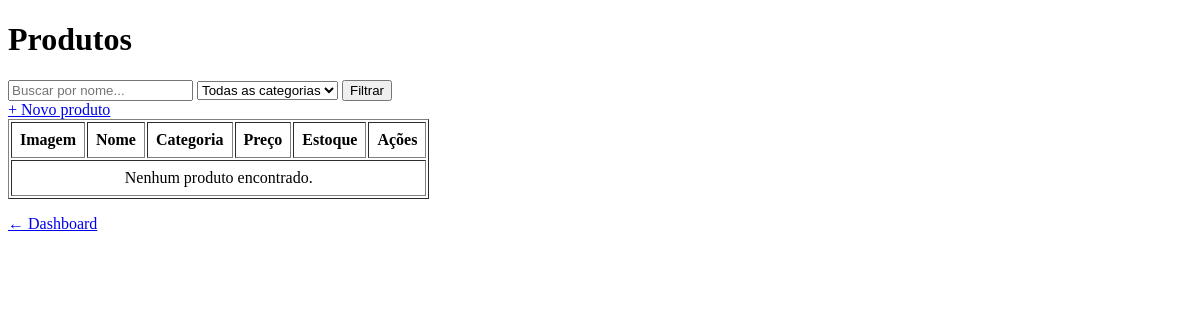
The app's page /produtos/ (signed in), older data.
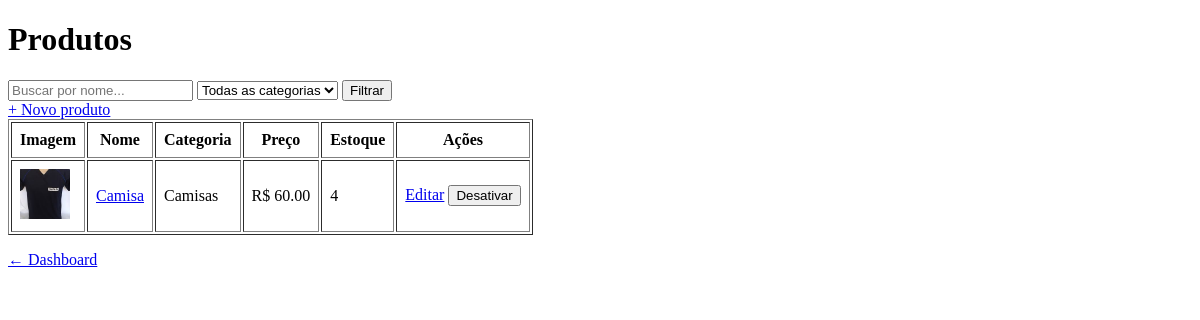
The same page, newer data.
### app/models/produto.py (models this page shows, shortened)
class Produto(Base):
    __tablename__ = "produtos"
    id = Column(Integer, primary_key=True, autoincrement=True, index=True)
    nome = Column(String(100), nullable=False, index=True)
    preco = Column(Float, nullable=False, default=0.0)
    estoque_atual = Column(Integer, nullable=False, default=0)
    ativo = Column(Boolean, default=True)
    imagem_path = Column(String(255), nullable=True)
    categoria_id = Column(Integer, ForeignKey("categorias.id", ondelete="SET NULL"), nullable=True)
    categoria = relationship("Categoria", back_populates="produtos")

### app/models/categoria.py (models this page shows)
class Categoria(Base):
    __tablename__ = "categorias"
    id = Column(Integer, primary_key=True, autoincrement=True, index=True)
    nome = Column(String(100), nullable=False, unique=True)
    ativo = Column(Boolean, default=True)
    produtos = relationship("Produto", back_populates="categoria", lazy="selectin")

### app/controllers/produto_controller.py (the view)
@router.get("/")
def listar_produtos(
    request: Request,
    busca: str = "",
    categoria_id: int = 0,       # 0 = todas as categorias
    db: Session = Depends(get_db),
    usuario = Depends(get_usuario_logado)
):
    query = db.query(Produto).filter(Produto.ativo == True)
    if busca:
        query = query.filter(Produto.nome.ilike(f"%{busca}%"))
    if categoria_id:
        query = query.filter(Produto.categoria_id == categoria_id)
    produtos    = query.order_by(Produto.nome).all()
    categorias  = db.query(Categoria).filter(Categoria.ativo == True).all()
    return templates.TemplateResponse(
        request,
        "produtos/index.html",
        {
            "request":      request,
            "usuario":      usuario,
            "produtos":     produtos,
            "categorias":   categorias,
            "busca":        busca,
            "categoria_id": categoria_id,
        }
    )

### app/templates/produtos/index.html (shortened to what this page needs)
<!DOCTYPE html>
<html lang="pt-br">
<head>
</head>
<body>
    <h1>Produtos</h1>
    <form method="get" action="/produtos">
        <input  type="text"
                name="busca"
                placeholder="Buscar por nome..."
                value="{{ busca }}">
        <select name="categoria_id">
            <option value="0">Todas as categorias</option>
        </select>
        <button type="submit">Filtrar</button>
    </form>
    {% if usuario.role == 'admin' %}
        <a href="/produtos/novo">+ Novo produto</a>
    {% endif %}
    <table border="1" cellpadding="8">
        <thead>
            <tr>
                <th>Imagem</th>
                <th>Nome</th>
                <th>Categoria</th>
                <th>Preço</th>
                <th>Estoque</th>
                <th>Ações</th>
            </tr>
        </thead>
        <tbody>
            {% for p in produtos %}
            <tr>
                <td>
                    <img src="{{ p.imagem_url }}"
                         alt="{{ p.nome }}"
                         width="50" height="50"
                         style="object-fit:cover">
                </td>
                <td><a href="/produtos/{{ p.id }}">{{ p.nome }}</a></td>
                <td>{{ p.categoria.nome if p.categoria else "—" }}</td>
                <td>R$ {{ "%.2f"|format(p.preco) }}</td>
                <td>{{ p.estoque_atual }}</td>
                <td>
                    {% if usuario.role == 'admin' %}
                        <a href="/produtos/{{ p.id }}/editar">Editar</a>
                        <form action="/produtos/{{ p.id }}/desativar"
                              method="post"
                              style="display:inline"
                              onsubmit="return confirm('Desativar {{ p.nome }}?')">
                            <button type="submit">Desativar</button>
                        </form>
                    {% endif %}
                </td>
            </tr>
            {% endfor %}
            {% if not produtos %}
            <tr>
                <td colspan="6" style="text-align:center">
                    Nenhum produto encontrado.
                </td>
            </tr>
            {% endif %}
        </tbody>
    </table>
    <p><a href="/">← Dashboard</a></p>
</body>
</html>

Row changes from the older to the newer data that the page shows:
added Produto: imagem_url (picture), nome "Camisa", categoria "Camisas", preco "60.00", estoque_atual "4"
Text that changed along with them:
text no longer shown: "Nenhum produto encontrado."
